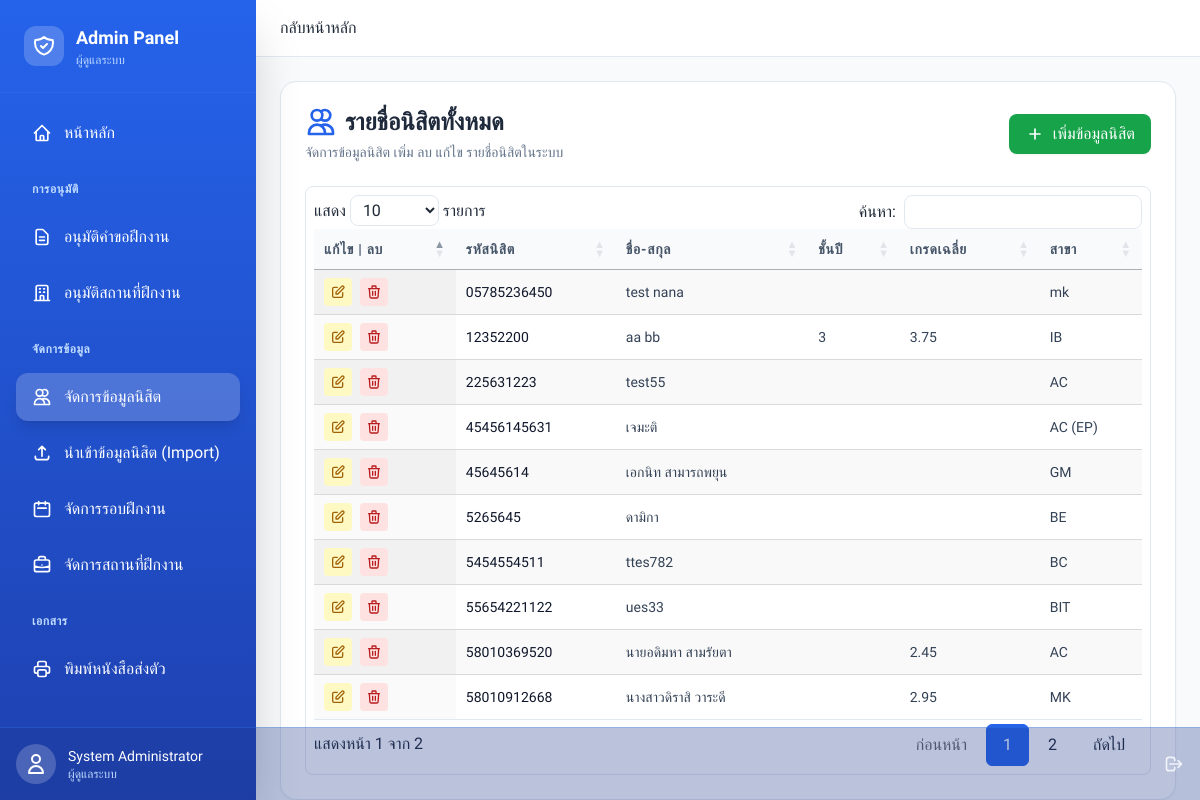
Page /index.php?page=admin&action=students (signed in) on the committed database.
### tables this page shows
CREATE TABLE `students` (
  `user_id` int(11) NOT NULL,
  `student_id` varchar(20) NOT NULL,
  `major` varchar(100) DEFAULT NULL,
  `year_level` int(11) DEFAULT NULL,
  `gpa` decimal(3,2) DEFAULT NULL,
  `address` text DEFAULT NULL,
  `advisor_id` int(11) DEFAULT NULL
);

CREATE TABLE `users` (
  `id` int(11) NOT NULL,
  `username` varchar(50) NOT NULL,
  `password` varchar(255) NOT NULL,
  `role` enum('student','admin','employer','advisor') NOT NULL,
  `full_name` varchar(100) NOT NULL,
  `email` varchar(100) DEFAULT NULL,
  `phone` varchar(20) DEFAULT NULL,
  `profile_image` varchar(255) DEFAULT NULL,
  `created_at` timestamp NOT NULL DEFAULT current_timestamp()
);

### src/Admin/students.php (the view, shortened to what this page needs)
<?php
$sql = "SELECT u.id, u.full_name, s.student_id, s.major, s.gpa, s.year_level
        FROM users u
        JOIN students s ON u.id = s.user_id
        WHERE u.role = 'student'
        ORDER BY s.student_id ASC";
$stmt = $pdo->prepare($sql);
$stmt->execute();
$students = $stmt->fetchAll();
?>
<link rel="stylesheet" href="https://cdn.datatables.net/1.13.7/css/jquery.dataTables.min.css">
<link rel="stylesheet" href="https://cdn.datatables.net/responsive/2.5.0/css/responsive.dataTables.min.css">
<div class="bg-white rounded-2xl shadow-sm border border-slate-200 p-6">
    <div class="flex flex-col md:flex-row justify-between items-center mb-6 gap-4">
        <div>
            <h2 class="text-2xl font-bold text-slate-800 flex items-center gap-2">
                <svg class="w-8 h-8 text-blue-600" fill="none" stroke="currentColor" viewBox="0 0 24 24">
                    <path stroke-linecap="round" stroke-linejoin="round" stroke-width="2" d="M12 4.354a4 4 0 110 5.292M15 21H3v-1a6 6 0 0112 0v1zm0 0h6v-1a6 6 0 00-9-5.197M13 7a4 4 0 11-8 0 4 4 0 018 0z"></path>
                </svg>
                รายชื่อนิสิตทั้งหมด
            </h2>
            <p class="text-slate-500 text-sm mt-1">จัดการข้อมูลนิสิต เพิ่ม ลบ แก้ไข รายชื่อนิสิตในระบบ</p>
        </div>
        <div class="flex gap-3 w-full md:w-auto">
            <button onclick="openModal('add')" class="bg-green-600 hover:bg-green-700 text-white px-4 py-2 rounded-lg flex items-center gap-2 transition-colors shadow-sm ml-auto">
                <svg class="w-5 h-5" fill="none" stroke="currentColor" viewBox="0 0 24 24">
                    <path stroke-linecap="round" stroke-linejoin="round" stroke-width="2" d="M12 6v6m0 0v6m0-6h6m-6 0H6"></path>
                </svg>
                เพิ่มข้อมูลนิสิต
            </button>
        </div>
    </div>
    <div class="overflow-x-auto rounded-lg border border-slate-200 p-2">
        <table id="studentsTable" class="w-full text-left border-collapse display responsive nowrap" style="width:100%">
            <thead>
                <tr class="bg-slate-50 text-slate-600 text-sm uppercase tracking-wider">
                    <th class="p-4 font-semibold border-b border-slate-200">แก้ไข | ลบ</th>
                    <th class="p-4 font-semibold border-b border-slate-200">รหัสนิสิต</th>
                    <th class="p-4 font-semibold border-b border-slate-200">ชื่อ-สกุล</th>
                    <th class="p-4 font-semibold border-b border-slate-200">ชั้นปี</th>
                    <th class="p-4 font-semibold border-b border-slate-200">เกรดเฉลี่ย</th>
                    <th class="p-4 font-semibold border-b border-slate-200">สาขา</th>
                </tr>
            </thead>
            <tbody class="text-slate-700 text-sm divide-y divide-slate-100">
                <?php foreach($students as $row): ?>
                    <tr class="hover:bg-slate-50 transition-colors">
                        <td class="p-4 flex gap-2">
                            <button onclick='openModal("edit", <?= json_encode($row) ?>)' class="p-1.5 bg-yellow-100 text-yellow-700 rounded hover:bg-yellow-200 transition-colors" title="แก้ไข">
                                <svg class="w-4 h-4" fill="none" stroke="currentColor" viewBox="0 0 24 24"><path stroke-linecap="round" stroke-linejoin="round" stroke-width="2" d="M11 5H6a2 2 0 00-2 2v11a2 2 0 002 2h11a2 2 0 002-2v-5m-1.414-9.414a2 2 0 112.828 2.828L11.828 15H9v-2.828l8.586-8.586z"></path></svg>
                            </button>
                            <button onclick="confirmDelete(<?= $row['id'] ?>, '<?= htmlspecialchars($row['full_name']) ?>')" class="p-1.5 bg-red-100 text-red-700 rounded hover:bg-red-200 transition-colors" title="ลบ">
                                <svg class="w-4 h-4" fill="none" stroke="currentColor" viewBox="0 0 24 24"><path stroke-linecap="round" stroke-linejoin="round" stroke-width="2" d="M19 7l-.867 12.142A2 2 0 0116.138 21H7.862a2 2 0 01-1.995-1.858L5 7m5 4v6m4-6v6m1-10V4a1 1 0 00-1-1h-4a1 1 0 00-1 1v3M4 7h16"></path></svg>
                            </button>
                        </td>
                        <td class="p-4 font-medium text-slate-900"><?= htmlspecialchars($row['student_id']) ?></td>
                        <td class="p-4"><?= htmlspecialchars($row['full_name']) ?></td>
                        <td class="p-4"><?= htmlspecialchars($row['year_level']) ?></td>
                        <td class="p-4"><?= htmlspecialchars($row['gpa']) ?></td>
                        <td class="p-4"><?= htmlspecialchars($row['major']) ?></td>
                    </tr>
                <?php endforeach; ?>
            </tbody>
        </table>
    </div>
</div>

### index.php (style rules this page uses)
body { font-family: 'Sarabun', sans-serif; }

### templates/admin_layout.php (style rules this page uses)
body { font-family: 'Sarabun', sans-serif; }

### src/Admin/students.php (style rules this page uses)
table.dataTable.no-footer { border-bottom: 1px solid #e2e8f0; }

### rows in the picture
students: student "05785236450", user_id.full_name "test nana", major "mk"
students: student "12352200", user_id.full_name "aa bb", year_level "3", gpa "3.75", major "IB"
students: student "225631223", user_id.full_name "test55", major "AC"
students: student "45456145631", user_id.full_name "เจมะติ", major "AC (EP)"
students: student "45645614", user_id.full_name "เอกนิท สามารถพยุน", major "GM"
students: student "5265645", user_id.full_name "ดามิกา", major "BE"
students: student "5454554511", user_id.full_name "ttes782", major "BC"
students: student "55654221122", user_id.full_name "ues33", major "BIT"
students: student "58010369520", user_id.full_name "นายอดิมหา สามรัยตา", gpa "2.45", major "AC"
students: student "58010912668", user_id.full_name "นางสาวดิราสิ วาระดี", gpa "2.95", major "MK"

### other values in the picture
$_SESSION['user']['full_name'] "System Administrator"
